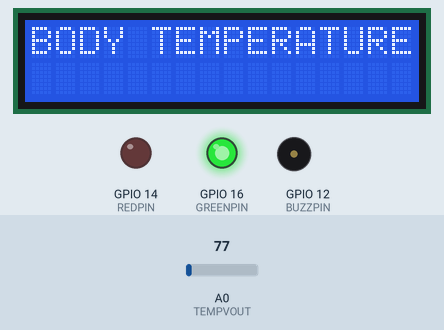
Simulated run of this sketch. Board: ESP8266 (NodeMCU). Shown: 16×2 character LCD, output pins drawn as LEDs (lit = HIGH), buzzer (waves = sounding, pin HIGH). The inputs (shaded band) are chosen by the test bench; at power-on: A0 (TEMPVOUT) = 77. WiFi joins after 1.5 s; servers stay silent unless stated; uploads are accepted with an empty reply; what the sketch prints to the serial monitor is not drawn.

Above: at 1.3 s.
1.4 s: A0 (TEMPVOUT) set to 97
At 4.5 s:
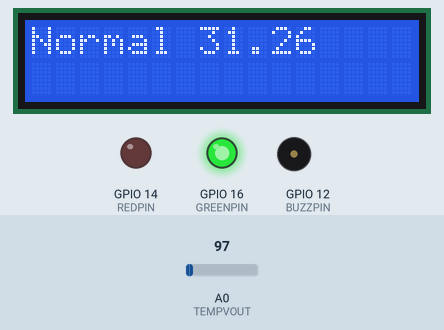
8.1 s: A0 (TEMPVOUT) set to 115
At 11.0 s:
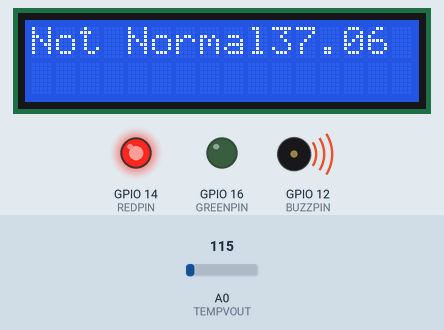
14.8 s: A0 (TEMPVOUT) set to 107
At 15.8 s:
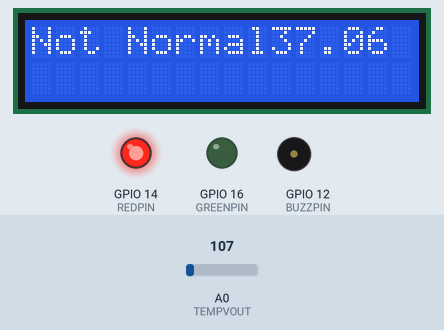
Timing chart, 0 to 18.5 s (numbered marks = the images above; inputs shaded):
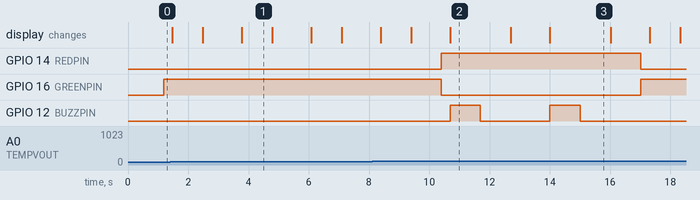

The sketch:

bodyTemperature.ino
```cpp
//Libraries
#include <LiquidCrystal_I2C.h>
#include <ESP8266WiFi.h>

// Needed variables
#define REDPIN 14
#define GREENPIN 16
#define TEMPVOUT A0
#define BUZZPIN 12

int lcdColumns = 16;
int lcdRows = 2;
WiFiClient wifiClient;

LiquidCrystal_I2C lcd(0x27, lcdColumns, lcdRows);

void setup() {

    Serial.begin(9600);

    Serial.println("================================");
    Serial.println("===== BODY TEMPERATURE =====");
    Serial.println("================================");

    // LEDs
    pinMode(REDPIN, OUTPUT);
    pinMode(GREENPIN, OUTPUT);
    pinMode(BUZZPIN, OUTPUT);
    // LCD
    lcd.begin(5,4);
    lcd.init();
    lcd.backlight();

    // SETUP WiFi
     WiFi.begin("RCA-WiFi", "rca@2019");
}

void loop() {

  // Write to LCD

  lcd.setCursor(0,0);
  lcd.print("BODY TEMPERATURE");
  delay(1000);

  // Read Temperature Meter
  int analogValue = analogRead(TEMPVOUT);
  float millivolts = (analogValue/1024.0) * 3300; //3300 is the voltage provided by NodeMCU
//  float celsius = millivolts*100;
  float celsius = millivolts/10;

  Serial.print("Degrees RED=   ");
  Serial.println(celsius);

  String mData={};
  String dummy_device = "340722SPE0342022";

  if(celsius > 35 ){
    // Turn on RED LED
    digitalWrite(REDPIN, HIGH);
    // Turn off GREEN LED
    digitalWrite(GREENPIN, LOW);


//    mData = "device="+dummy_device+"&temperature="+(String)celsius;
    mData = "device="+dummy_device+"&distance="+(String)celsius;
    sendData(80, "192.168.1.150", "/iot/" , mData);

    lcd.clear();
    lcd.setCursor(0,0);
    lcd.print("Not Normal"+(String)celsius);

    digitalWrite(BUZZPIN, HIGH);
     delay(1000);
    digitalWrite(BUZZPIN, LOW);


  }else{
    digitalWrite(BUZZPIN, LOW);
    // Turn on RED LED
    digitalWrite(REDPIN, LOW);
    // Turn off GREEN LED
    digitalWrite(GREENPIN, HIGH);

//    mData = "device="+dummy_device+"&temperature="+(String)celsius;
  mData = "device="+dummy_device+"&distance="+(String)celsius;


    sendData(80, "192.168.1.150", "/iot/" , mData);

    lcd.clear();
    lcd.setCursor(0,0);
    lcd.print("Normal "+(String)celsius);
  }

  delay(1000);

}


void sendData(const int httpPort, const char* host,const char* filepath , String data){


  wifiClient.connect(host, httpPort);
  wifiClient.println("POST "+(String)filepath+" HTTP/1.1");
  wifiClient.println("Host: " + (String)host);
  wifiClient.println("User-Agent: ESP8266/1.0");
  wifiClient.println("Content-Type: application/x-www-form-urlencoded");
  wifiClient.println("Content-Length: " +(String)data.length());

  wifiClient.println();
  wifiClient.print(data);

  Serial.println("Response: " + wifiClient.readStringUntil('\n'));
  Serial.println("Sent data: " + data);

}
```

Measured:
- the behaviour switches between 108 and 109 on A0 (TEMPVOUT) (found by bisection; images 1 and 2)
- after the input at 1.4 s, the display: first differs from a run without the input after 2.4 s (image 1)
- after the input at 8.1 s, GPIO 14 (REDPIN): LOW → HIGH after 2.3 s; GPIO 16 (GREENPIN): HIGH → LOW after 2.3 s; GPIO 12 (BUZZPIN): LOW → HIGH after 2.6 s, → LOW 1.0 s later, → HIGH 2.3 s later; the display: first differs from a run without the input after 2.6 s (image 2)
- after the input at 14.8 s, GPIO 14 (REDPIN): HIGH → LOW after 2.2 s; GPIO 16 (GREENPIN): LOW → HIGH after 2.2 s; GPIO 12 (BUZZPIN): goes on until 15.0 s, then stays LOW
- what the display in image 1 shows lasts 1.0 s, from 3.8 s to 4.8 s
- what the display in image 2 shows lasts 2.0 s, from 10.7 s to 12.7 s
